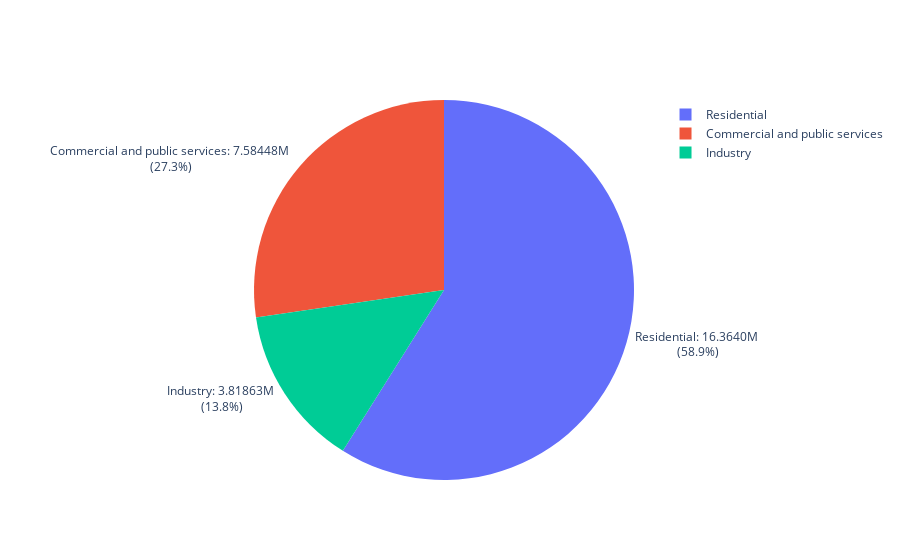

Notebook code for this chart:
### Code cell
fig = go.Figure(go.Pie(
    values = c_sectorm.iloc[-1],
    labels = c_sectorm.columns,
    # pull=[0, 0, 0, 0, 0.2],
    texttemplate = "%{label}: %{value:,s} <br>(%{percent})",
    textposition = "outside"
    ))

fig.show()

# Sectoral split for electricity consumption

### Figure 1 — Plotly figure (JSON) as saved in the notebook; plotly's stock layout.template omitted (floating-point values rounded to 4 significant figures)
{"data": [{"labels": ["Industry", "Residential", "Commercial and public services"], "textposition": "outside", "texttemplate": "%{label}: %{value:,s} <br>(%{percent})", "type": "pie", "values": [3819000.0, 16360000.0, 7584000.0]}], "layout": {}}
